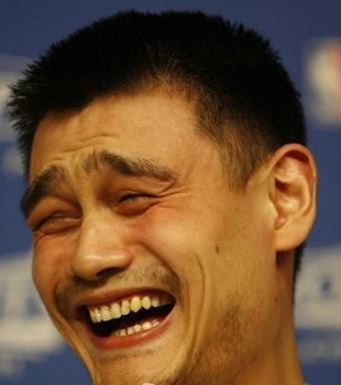
#> input picture im.jpg, 341 x 385 px
$ python 5_convert.py
#> lines starting #> are read from the running program, lines starting #| are printed output that depends on the picture
from skimage import data_dir,io,transform,color

import numpy as np

def convert_gray(f, **args):

#> called with f = 'im.jpg'
    rgb=io.imread(f)
#> rgb is the input picture: shape (385, 341, 3); mean R, G, B 111.6, 80.3, 52.6

    gray=color.rgb2gray(rgb)
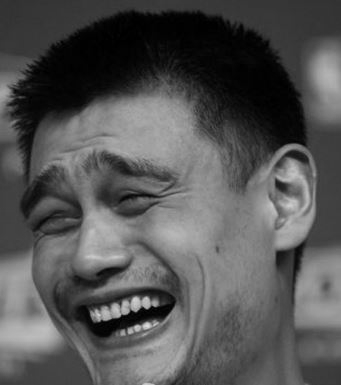
#> gray: shape (385, 341) float64; min 0, max 0.865, mean 0.333

    dst=transform.resize(gray,(48,48))
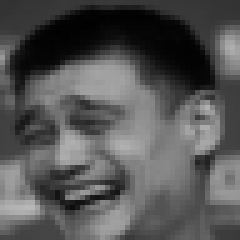
#> dst: shape (48, 48) float64 (shown 5 times larger); min 0.00717, max 0.723, mean 0.333

    io.imsave('grayyao.jpg',dst)

    return dst

convert_gray("im.jpg")
